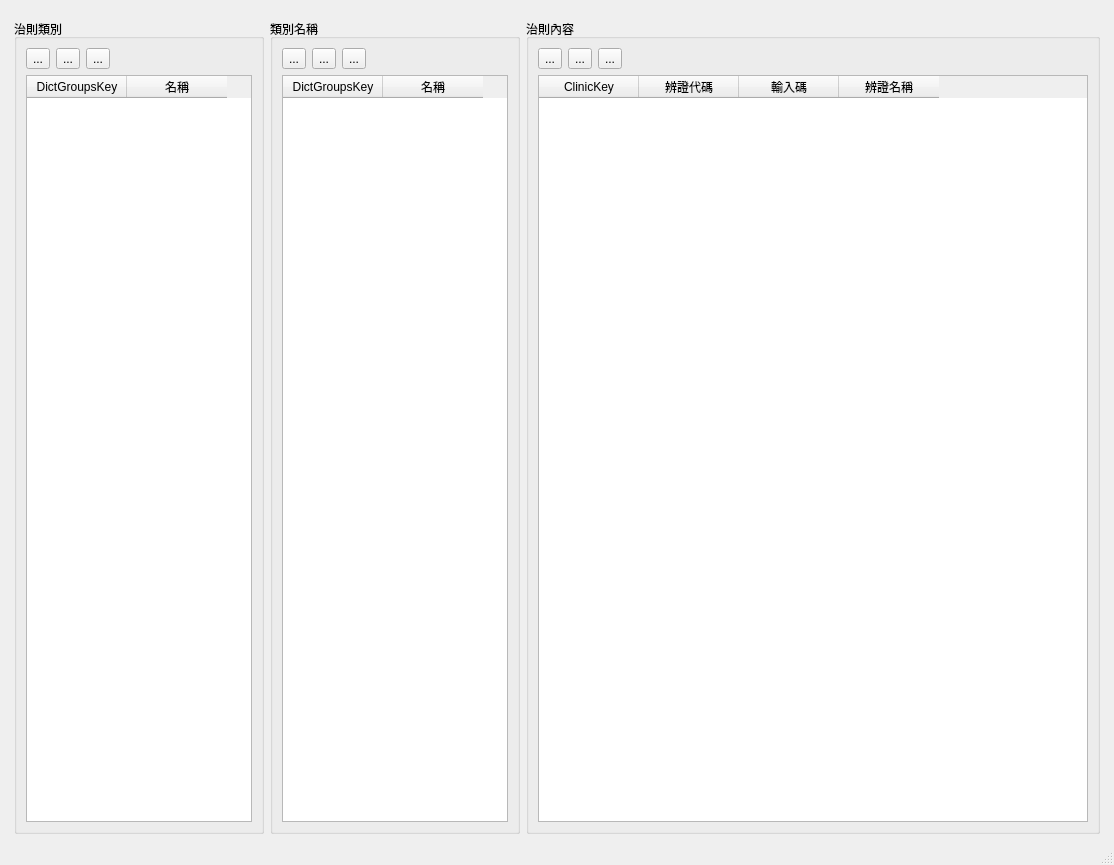
<?xml version="1.0" encoding="UTF-8"?>
<ui version="4.0">
 <class>Dict_cure</class>
 <widget class="QMainWindow" name="Dict_cure">
  <property name="geometry">
   <rect>
    <x>0</x>
    <y>0</y>
    <width>1114</width>
    <height>865</height>
   </rect>
  </property>
  <property name="windowTitle">
   <string>治則資料</string>
  </property>
  <widget class="QWidget" name="centralwidget">
   <layout class="QHBoxLayout" name="horizontalLayout">
    <item>
     <layout class="QHBoxLayout" name="horizontalLayout_2">
      <property name="leftMargin">
       <number>5</number>
      </property>
      <property name="topMargin">
       <number>10</number>
      </property>
      <property name="rightMargin">
       <number>5</number>
      </property>
      <item>
       <widget class="QGroupBox" name="groupBox_dict_groups_type">
        <property name="maximumSize">
         <size>
          <width>250</width>
          <height>16777215</height>
         </size>
        </property>
        <property name="title">
         <string>治則類別</string>
        </property>
        <layout class="QVBoxLayout" name="verticalLayout_4">
         <item>
          <layout class="QVBoxLayout" name="verticalLayout_3">
           <item>
            <layout class="QHBoxLayout" name="horizontalLayout_3">
             <item>
              <widget class="QToolButton" name="toolButton_add_dict_groups">
               <property name="text">
                <string>...</string>
               </property>
               <property name="icon">
                <iconset>
                 <normaloff>../icons/gtk-add.svg</normaloff>../icons/gtk-add.svg</iconset>
               </property>
              </widget>
             </item>
             <item>
              <widget class="QToolButton" name="toolButton_remove_dict_groups">
               <property name="text">
                <string>...</string>
               </property>
               <property name="icon">
                <iconset>
                 <normaloff>../icons/gtk-remove.svg</normaloff>../icons/gtk-remove.svg</iconset>
               </property>
              </widget>
             </item>
             <item>
              <widget class="QToolButton" name="toolButton_edit_dict_groups">
               <property name="text">
                <string>...</string>
               </property>
               <property name="icon">
                <iconset>
                 <normaloff>../icons/gtk-edit.svg</normaloff>../icons/gtk-edit.svg</iconset>
               </property>
              </widget>
             </item>
             <item>
              <spacer name="horizontalSpacer">
               <property name="orientation">
                <enum>Qt::Horizontal</enum>
               </property>
               <property name="sizeHint" stdset="0">
                <size>
                 <width>40</width>
                 <height>20</height>
                </size>
               </property>
              </spacer>
             </item>
            </layout>
           </item>
           <item>
            <widget class="QTableWidget" name="tableWidget_dict_groups">
             <property name="maximumSize">
              <size>
               <width>16777215</width>
               <height>16777215</height>
              </size>
             </property>
             <property name="editTriggers">
              <set>QAbstractItemView::NoEditTriggers</set>
             </property>
             <property name="selectionMode">
              <enum>QAbstractItemView::SingleSelection</enum>
             </property>
             <property name="selectionBehavior">
              <enum>QAbstractItemView::SelectRows</enum>
             </property>
             <column>
              <property name="text">
               <string>DictGroupsKey</string>
              </property>
             </column>
             <column>
              <property name="text">
               <string>名稱</string>
              </property>
             </column>
            </widget>
           </item>
          </layout>
         </item>
        </layout>
       </widget>
      </item>
      <item>
       <widget class="QGroupBox" name="groupBox_dict_groups_name">
        <property name="maximumSize">
         <size>
          <width>250</width>
          <height>16777215</height>
         </size>
        </property>
        <property name="title">
         <string>類別名稱</string>
        </property>
        <layout class="QVBoxLayout" name="verticalLayout_2">
         <item>
          <layout class="QVBoxLayout" name="verticalLayout">
           <item>
            <layout class="QHBoxLayout" name="horizontalLayout_4">
             <item>
              <widget class="QToolButton" name="toolButton_add_groups_name">
               <property name="text">
                <string>...</string>
               </property>
               <property name="icon">
                <iconset>
                 <normaloff>../icons/gtk-add.svg</normaloff>../icons/gtk-add.svg</iconset>
               </property>
              </widget>
             </item>
             <item>
              <widget class="QToolButton" name="toolButton_remove_groups_name">
               <property name="text">
                <string>...</string>
               </property>
               <property name="icon">
                <iconset>
                 <normaloff>../icons/gtk-remove.svg</normaloff>../icons/gtk-remove.svg</iconset>
               </property>
              </widget>
             </item>
             <item>
              <widget class="QToolButton" name="toolButton_edit_groups_name">
               <property name="text">
                <string>...</string>
               </property>
               <property name="icon">
                <iconset>
                 <normaloff>../icons/gtk-edit.svg</normaloff>../icons/gtk-edit.svg</iconset>
               </property>
              </widget>
             </item>
             <item>
              <spacer name="horizontalSpacer_2">
               <property name="orientation">
                <enum>Qt::Horizontal</enum>
               </property>
               <property name="sizeHint" stdset="0">
                <size>
                 <width>40</width>
                 <height>20</height>
                </size>
               </property>
              </spacer>
             </item>
            </layout>
           </item>
           <item>
            <widget class="QTableWidget" name="tableWidget_dict_groups_name">
             <property name="maximumSize">
              <size>
               <width>16777215</width>
               <height>16777215</height>
              </size>
             </property>
             <property name="editTriggers">
              <set>QAbstractItemView::NoEditTriggers</set>
             </property>
             <property name="selectionMode">
              <enum>QAbstractItemView::SingleSelection</enum>
             </property>
             <property name="selectionBehavior">
              <enum>QAbstractItemView::SelectRows</enum>
             </property>
             <column>
              <property name="text">
               <string>DictGroupsKey</string>
              </property>
             </column>
             <column>
              <property name="text">
               <string>名稱</string>
              </property>
             </column>
            </widget>
           </item>
          </layout>
         </item>
        </layout>
       </widget>
      </item>
      <item>
       <widget class="QGroupBox" name="groupBox_dict_cure">
        <property name="title">
         <string>治則內容</string>
        </property>
        <layout class="QVBoxLayout" name="verticalLayout_6">
         <item>
          <layout class="QVBoxLayout" name="verticalLayout_5">
           <item>
            <layout class="QHBoxLayout" name="horizontalLayout_5">
             <item>
              <widget class="QToolButton" name="toolButton_add_cure">
               <property name="text">
                <string>...</string>
               </property>
               <property name="icon">
                <iconset>
                 <normaloff>../icons/gtk-add.svg</normaloff>../icons/gtk-add.svg</iconset>
               </property>
              </widget>
             </item>
             <item>
              <widget class="QToolButton" name="toolButton_remove_cure">
               <property name="text">
                <string>...</string>
               </property>
               <property name="icon">
                <iconset>
                 <normaloff>../icons/gtk-remove.svg</normaloff>../icons/gtk-remove.svg</iconset>
               </property>
              </widget>
             </item>
             <item>
              <widget class="QToolButton" name="toolButton_edit_cure">
               <property name="text">
                <string>...</string>
               </property>
               <property name="icon">
                <iconset>
                 <normaloff>../icons/gtk-edit.svg</normaloff>../icons/gtk-edit.svg</iconset>
               </property>
              </widget>
             </item>
             <item>
              <spacer name="horizontalSpacer_3">
               <property name="orientation">
                <enum>Qt::Horizontal</enum>
               </property>
               <property name="sizeHint" stdset="0">
                <size>
                 <width>40</width>
                 <height>20</height>
                </size>
               </property>
              </spacer>
             </item>
            </layout>
           </item>
           <item>
            <widget class="QTableWidget" name="tableWidget_dict_cure">
             <property name="editTriggers">
              <set>QAbstractItemView::NoEditTriggers</set>
             </property>
             <property name="selectionMode">
              <enum>QAbstractItemView::SingleSelection</enum>
             </property>
             <property name="selectionBehavior">
              <enum>QAbstractItemView::SelectRows</enum>
             </property>
             <column>
              <property name="text">
               <string>ClinicKey</string>
              </property>
             </column>
             <column>
              <property name="text">
               <string>辨證代碼</string>
              </property>
             </column>
             <column>
              <property name="text">
               <string>輸入碼</string>
              </property>
             </column>
             <column>
              <property name="text">
               <string>辨證名稱</string>
              </property>
             </column>
            </widget>
           </item>
          </layout>
         </item>
        </layout>
       </widget>
      </item>
     </layout>
    </item>
   </layout>
  </widget>
  <widget class="QStatusBar" name="statusbar"/>
  <widget class="QMenuBar" name="menubar">
   <property name="geometry">
    <rect>
     <x>0</x>
     <y>0</y>
     <width>1114</width>
     <height>24</height>
    </rect>
   </property>
  </widget>
 </widget>
 <resources/>
 <connections/>
</ui>
